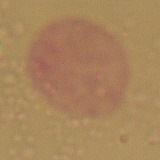
#> input picture resources/example.jpg, 160 x 160 px, found by its file name
$ python temp.py   (older library calls are emulated)
#> lines starting #> are read from the running program, lines starting #| are printed output that depends on the picture; after the words box and inside, x2 and y2 are one past the last pixel; in counts of white or black regions, pixels touching at a corner belong together
import numpy
import scipy
from scipy import ndimage
import sys


sys.path.append('/usr/local/lib/python2.7/site-packages')

import cv2
from matplotlib import pyplot as plt

img = cv2.imread('example.jpg')
#> img is the input picture: shape (160, 160, 3); mean B, G, R 92.9, 132.6, 169.1
gray = cv2.cvtColor(img,cv2.COLOR_BGR2GRAY)
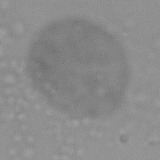
#> gray: shape (160, 160); min 109, max 161, mean 139
ret, thresh = cv2.threshold(gray,0,255,cv2.THRESH_BINARY_INV+cv2.THRESH_OTSU)
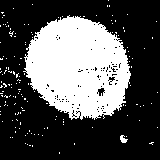
#> thresh: shape (160, 160); 32.4% white; 149 white regions (147 under 20 px), largest, box (x1, y1, x2, y2) and area: (23, 15, 131, 120) 7975, (120, 135, 128, 143) 39
#> ret = 136

#> (the run stopped early here; a loop or call above may not have finished)
